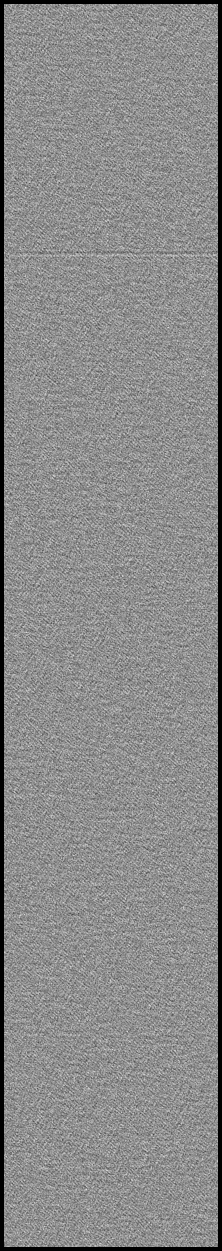
#> input picture experiment0/outputs/noisy-sunset-sn=0.5--2017-04-17--22-59-30.png, 444 x 2502 px (shown at 1/2 size)
$ jupyter execute --allow-errors analyze-noisy-sunset.ipynb   (shell and % lines are left out)
#> lines starting #> are read from the running program, lines starting #| are printed output that depends on the picture
### utilities/pymei.py
from __future__ import division
import numpy as np
from ctypes import Structure, BigEndianStructure
from ctypes import c_int32, c_uint32, c_int16, c_float, c_uint16, c_char, c_double
from codecs import decode


class SEGYTraceHeader (BigEndianStructure):
    _fields_ = [('tracl', c_int32),
                ('tracr', c_int32),
                ('fldr', c_int32),
                ('tracf', c_int32),
                ('ep', c_int32),
                ('cdp', c_int32),
                ('cdpt', c_int32),
                ('trid', c_int16),
                ('nvs', c_int16),
                ('nhs', c_int16),
                ('duse', c_int16),
                ('offset', c_int32),
                ('gelev', c_int32),
                ('selev', c_int32),
                ('sdepth', c_int32),
                ('gdel', c_int32),
                ('sdel', c_int32),
                ('swdep', c_int32),
                ('gwdep', c_int32),
                ('scalel', c_int16),
                ('scalco', c_int16),
                ('sx', c_int32),
                ('sy', c_int32),
                ('gx', c_int32),
                ('gy', c_int32),
                ('counit', c_int16),
                ('wevel', c_int16),
                ('swevel', c_int16),
                ('sut', c_int16),
                ('gut', c_int16),
                ('sstat', c_int16),
                ('gstat', c_int16),
                ('tstat', c_int16),
                ('laga', c_int16),
                ('lagb', c_int16),
                ('delrt', c_int16),
                ('muts', c_int16),
                ('mute', c_int16),
                ('ns', c_uint16),
                ('dt', c_uint16),
                ('gain', c_int16),
                ('igc', c_int16),
                ('igi', c_int16),
                ('corr', c_int16),
                ('sfs', c_int16),
                ('sfe', c_int16),
                ('slen', c_int16),
                ('styp', c_int16),
                ('stas', c_int16),
                ('stae', c_int16),
                ('tatyp', c_int16),
                ('afilf', c_int16),
                ('afils', c_int16),
                ('nofilf', c_int16),
                ('nofils', c_int16),
                ('lcf', c_int16),
                ('hcf', c_int16),
                ('lcs', c_int16),
                ('hcs', c_int16),
                ('year', c_int16),
                ('day', c_int16),
                ('hour', c_int16),
                ('minute', c_int16),
                ('sec', c_int16),
                ('timebas', c_int16),
                ('trwf', c_int16),
                ('grnors', c_int16),
                ('grnofr', c_int16),
                ('grnlof', c_int16),
                ('gaps', c_int16),
                ('otrav', c_int16),
                ('cdpx', c_int32),
                ('cdpy', c_int32),
                ('iline', c_int32),
                ('xline', c_int32),
                ('unass', c_char*44)]


class SEGYLGATraceHeader (BigEndianStructure):
    _fields_ = [('tracl',    c_int32),
                ('tracr',    c_int32),
                ('fldr',     c_int32),
                ('tracf',    c_int32),
                ('ep',       c_int32),
                ('cdp',      c_int32),
                ('cdpt',     c_int32),
                ('trid',     c_int16),
                ('nvs',      c_int16),
                ('nhs',      c_int16),
                ('duse',     c_int16),
                ('offset',   c_int32),
                ('gelev',    c_int32),
                ('selev',    c_int32),
                ('sdepth',   c_int32),
                ('gdel',     c_int32),
                ('sdel',     c_int32),
                ('prfAFont', c_int32),
                ('profRecp', c_int32),
                ('scalel',   c_int16),
                ('scalco',   c_int16),
                ('sx',       c_int32),
                ('sy',       c_int32),
                ('gx',       c_int32),
                ('gy',       c_int32),
                ('uniCoor',  c_int16),
                ('velWth',   c_int16),
                ('velSWth',  c_int16),
                ('upholeF',  c_int16),
                ('upholeR',  c_int16),
                ('cEstatF',  c_int16),
                ('cEstatR',  c_int16),
                ('estatApl', c_int16),
                ('timeBkA',  c_int16),
                ('timeBkB',  c_int16),
                ('tmpPrAmt', c_int16),
                ('tmpInMut', c_int16),
                ('tmpFiMut', c_int16),
                ('ns',       c_int16),
                ('dt',       c_int16),
                ('tipoGan',  c_int16),
                ('ganCnstI', c_int16),
                ('ganInicI', c_int16),
                ('fltrcorr', c_int16),
                ('fIniSw',   c_int16),
                ('fFinSw',   c_int16),
                ('compSw',   c_int16),
                ('tipoSw',   c_int16),
                ('tmpIniSw', c_int16),
                ('tmpFinSw', c_int16),
                ('tipoRamp', c_int16),
                ('freqFlt',  c_int16),
                ('slopFlt',  c_int16),
                ('frqfltn',  c_int16),
                ('frqSlpN',  c_int16),
                ('frqBaixa', c_int16),
                ('frqAlta',  c_int16),
                ('slpCBaix', c_int16),
                ('slpCAlta', c_int16),
                ('ano',      c_int16),
                ('dia',      c_int16),
                ('hora',     c_int16),
                ('minuto',   c_int16),
                ('segundos', c_int16),
                ('tipData',  c_int16),
                ('fatTrc',   c_int16),
                ('nEstPos1', c_int16),
                ('nEstTrcI', c_int16),
                ('nEstTrcF', c_int16),
                ('gapSize',  c_int16),
                ('dirLine',  c_int16),
                ('cdpx',     c_float),
                ('cdpy',     c_float),
                ('elevCmp',  c_int32),
                ('iline',    c_int32),
                ('xline',    c_int32),
                ('pick',     c_int32),
                ('estRecp',  c_int32),
                ('estFont',  c_int32),
                ('lineRecp', c_int32),
                ('lineFont', c_int32),
                ('cdfDatum', c_int32),
                ('nrTiroF',  c_float),
                ('byte229',  c_float),
                ('byte233',  c_int32),
                ('byte237',  c_float)]


class SEGYBRTraceHeader (BigEndianStructure):
    _fields_ = [('tracl',    c_int32),
                ('tracr',    c_int32),
                ('fldr',     c_int32),
                ('tracf',    c_int32),
                ('ep',       c_int32),
                ('cdp',      c_int32),
                ('cdpt',     c_int32),
                ('trid',     c_int16),
                ('nvs',      c_int16),
                ('nhs',      c_int16),
                ('duse',     c_int16),
                ('offset',   c_int32),
                ('gelev',    c_int32),
                ('selev',    c_int32),
                ('sdepth',   c_int32),
                ('gdel',     c_int32),
                ('sdel',     c_int32),
                ('prfAFont', c_int32),
                ('profRecp', c_int32),
                ('scalel',   c_int16),
                ('scalco',   c_int16),
                ('sx',       c_int32),
                ('sy',       c_int32),
                ('gx',       c_int32),
                ('gy',       c_int32),
                ('uniCoor',  c_int16),
                ('velWth',   c_int16),
                ('velSWth',  c_int16),
                ('upholeF',  c_int16),
                ('upholeR',  c_int16),
                ('cEstatF',  c_int16),
                ('cEstatR',  c_int16),
                ('estatApl', c_int16),
                ('timeBkA',  c_int16),
                ('timeBkB',  c_int16),
                ('tmpPrAmt', c_int16),
                ('tmpInMut', c_int16),
                ('tmpFiMut', c_int16),
                ('ns',       c_int16),
                ('dt',       c_int16),
                ('tipoGan',  c_int16),
                ('ganCnstI', c_int16),
                ('ganInicI', c_int16),
                ('fltrcorr', c_int16),
                ('fIniSw',   c_int16),
                ('fFinSw',   c_int16),
                ('compSw',   c_int16),
                ('tipoSw',   c_int16),
                ('tmpIniSw', c_int16),
                ('tmpFinSw', c_int16),
                ('tipoRamp', c_int16),
                ('freqFlt',  c_int16),
                ('slopFlt',  c_int16),
                ('frqfltn',  c_int16),
                ('frqSlpN',  c_int16),
                ('frqBaixa', c_int16),
                ('frqAlta',  c_int16),
                ('slpCBaix', c_int16),
                ('slpCAlta', c_int16),
                ('ano',      c_int16),
                ('dia',      c_int16),
                ('hora',     c_int16),
                ('minuto',   c_int16),
                ('segundos', c_int16),
                ('tipData',  c_int16),
                ('fatTrc',   c_int16),
                ('nEstPos1', c_int16),
                ('nEstTrcI', c_int16),
                ('nEstTrcF', c_int16),
                ('gapSize',  c_int16),
                ('dirLine',  c_int16),
                ('cdpx',     c_int32),
                ('cdpy',     c_int32),
                ('elevCmp',  c_int32),
                ('iline',    c_int32),
                ('xline',    c_int32),
                ('pick',     c_int32),
                ('estRecp',  c_int32),
                ('estFont',  c_int32),
                ('lineRecp', c_int32),
                ('lineFont', c_int32),
                ('cdfDatum', c_int32),
                ('nrTiroF',  c_float),
                ('byte229',  c_float),
                ('byte233',  c_int32),
                ('byte237',  c_float)]


class SEGYBinaryHeader (BigEndianStructure):
    _fields_ = [('jobid', c_int32),
                ('lino', c_int32),
                ('reno', c_int32),
                ('ntrpt', c_int16),
                ('nart', c_int16),
                ('hdt', c_uint16),
                ('dto', c_uint16),
                ('hns', c_uint16),
                ('nso', c_uint16),
                ('format', c_int16),
                ('fold', c_int16),
                ('tsort', c_int16),
                ('vscode', c_int16),
                ('hsfs', c_int16),
                ('hsfe', c_int16),
                ('hslen', c_int16),
                ('hstyp', c_int16),
                ('schn', c_int16),
                ('hstas', c_int16),
                ('hstae', c_int16),
                ('htatyp', c_int16),
                ('hcorr', c_int16),
                ('bgrcv', c_int16),
                ('rcvm', c_int16),
                ('mfeet', c_int16),
                ('polyt', c_int16),
                ('vpol', c_int16),
                ('unass', c_char*340)]


class SUTraceHeader(Structure):
    _fields_ = [('tracl', c_int32),
                ('tracr', c_int32),
                ('fldr', c_int32),
                ('tracf', c_int32),
                ('ep', c_int32),
                ('cdp', c_int32),
                ('cdpt', c_int32),
                ('trid', c_int16),
                ('nvs', c_int16),
                ('nhs', c_int16),
                ('duse', c_int16),
                ('offset', c_int32),
                ('gelev', c_int32),
                ('selev', c_int32),
                ('sdepth', c_int32),
                ('gdel', c_int32),
                ('sdel', c_int32),
                ('swdep', c_int32),
                ('gwdep', c_int32),
                ('scalel', c_int16),
                ('scalco', c_int16),
                ('sx', c_int32),
                ('sy', c_int32),
                ('gx', c_int32),
                ('gy', c_int32),
                ('counit', c_int16),
                ('wevel', c_int16),
                ('swevel', c_int16),
                ('sut', c_int16),
                ('gut', c_int16),
                ('sstat', c_int16),
                ('gstat', c_int16),
                ('tstat', c_int16),
                ('laga', c_int16),
                ('lagb', c_int16),
                ('delrt', c_int16),
                ('muts', c_int16),
                ('mute', c_int16),
                ('ns', c_uint16),
                ('dt', c_uint16),
                ('gain', c_int16),
                ('igc', c_int16),
                ('igi', c_int16),
                ('corr', c_int16),
                ('sfs', c_int16),
                ('sfe', c_int16),
                ('slen', c_int16),
                ('styp', c_int16),
                ('stas', c_int16),
                ('stae', c_int16),
                ('tatyp', c_int16),
                ('afilf', c_int16),
                ('afils', c_int16),
                ('nofilf', c_int16),
                ('nofils', c_int16),
                ('lcf', c_int16),
                ('hcf', c_int16),
                ('lcs', c_int16),
                ('hcs', c_int16),
                ('year', c_int16),
                ('day', c_int16),
                ('hour', c_int16),
                ('minute', c_int16),
                ('sec', c_int16),
                ('timbas', c_int16),
                ('trwf', c_int16),
                ('grnors', c_int16),
                ('grnofr', c_int16),
                ('grnlof', c_int16),
                ('gaps', c_int16),
                ('otrav', c_int16),
                ('d1', c_float),
                ('f1', c_float),
                ('d2', c_float),
                ('f2', c_float),
                ('ungpow', c_float),
                ('unscale', c_float),
                ('ntr', c_int32),
                ('mark', c_int16),
                ('shortpad', c_int16),
                ('unass', c_int16 * 14)]


class SeimicData(object):
    def __init__(self, stream):
        if type(stream) == str:
            self.stream = open(stream, 'rb')
        else:
            self.stream = stream

    def __iter__(self):
        return self

    # [13 lines left out: functions __next__, next, not called in this run]


class SU(SeimicData):
    def __init__(self, stream):
        super(SU, self).__init__(stream)
        self.fof = 0

    def info(self):
        return ""

    def rewind(self):
        self.fof = 0
        self.stream.seek(self.fof)

    # [12 lines left out: function readTrace, not called in this run]


class SEGY(SeimicData):
    def __init__(self, stream, hdr=SEGYTraceHeader):
        super(SEGY, self).__init__(stream)
        s = decode(self.stream.read(3200), 'cp500')
        v = [s[i:i+80] for i in range(0, len(s), 80)]
        self.textual_header = "\n".join(v)
        self.binary_header = SEGYBinaryHeader()
        self.stream.readinto(self.binary_header)
        self.fof = 3200 + 400
        self.hdr = hdr

    def info(self):
        return self.textual_header

    def rewind(self):
        self.fof = 3200 + 400
        self.stream.seek(self.fof)

    # [51 lines left out: functions readTrace, readTraceIEEEFloat, readTraceIBMFloat, not called in this run]


def load(path):
    if path.endswith("su"):
        return SU(path)
    else:
        return SEGY(path)


class Trace(object):
    # [10 lines left out: function __init__, not called in this run]

    @property
    def gx(self):
        return self.header.gx * self.mult

    @property
    def gy(self):
        return self.header.gy * self.mult

    @property
    def sx(self):
        return self.header.sx * self.mult

    @property
    def sy(self):
        return self.header.sy * self.mult

    @property
    def mx(self):
        return (self.header.gx + self.header.sx) * 0.5 * self.mult

    @property
    def my(self):
        return (self.header.gy + self.header.sy) * 0.5 * self.mult

    @property
    def hx(self):
        return (self.header.gx - self.header.sx) * 0.5 * self.mult

    @property
    def hy(self):
        return (self.header.gy - self.header.sy) * 0.5 * self.mult

    @property
    def cdp(self):
        return self.header.cdp

    @property
    def ns(self):
        return self.header.ns

    @property
    def dt(self):
        return float(self.header.dt) / 1000000

### utilities/proj_utilities.py
import subprocess
import json
import re
import sys

import pymei as pm
import numpy as np
import matplotlib.pyplot as plt

"""

"""

"""shell utils"""

# [90 lines left out: functions run_command, print_command_info, strip_path_from_filenames, not called in this run]


"""some image processing utilities"""

# [21 lines left out: function convert_gray_image_to_uint8, not called in this run]


"""seismic image utils"""


def load_seismic_image(filename):
    """Read traces from an SU or SEGY file into a list of trace objects and a numpy array.

    Parameters
    ----------
    filename : str
        name of SU/SEGY file to load

    Returns
    -------
    (traces, data_img) : tuple
        traces : list
            list of pymei Trace objects corresponding to each seismic trace in the file (header and payload)
        data_img : ndarray
            numpy ndarray of shape (ns, len(traces)) containing the data in the file
            indexed by (time, trace_index). trace_index is given by the order obtained from the file.
            The data is disposed in column major (fortran contiguous) order.

    Notes
    -----
    pymei.load returns a SEGY/SU object containing data from the SEGY/SU file.
    SEGY, for example, has a textual header (3200 byte EBCDIC), a binary header (400 byte),
    and a header+payload for each seismic trace (header is 240 bytes, payload is 4*ns bytes)
    (there are ns samples in a trace, each one being a float (possibly an 'IBM float'))

    See Also
    --------
    pymei.load

    """

    traces = [trace for trace in pm.load(filename)]
    data_img = np.array([trace.data for trace in traces]).T

    return traces, data_img


# [131 lines left out: functions load_seismic_picks_CDP_format, load_seismic_picks_json_format, print_trace_headers, print_trace_info, not called in this run]


"""NVIDIA DIGITS"""

class NVDigits_API():
    """
    Interface, via a RESTful API, to NVIDIA Digits:
    NVIDIA's software for demonstrating deep learning computations on a GPU (by way of BVLC Caffe).

    Place requests regarding models and datasets; receive a JSON encoded response.
    Methods return a command_info dictionary
    ('commandline', 'returncode', 'stdout', and 'stderr' of placed commands).

    State: host and port where NVIDIA Digits should be running
           cookie file for authentication with the server (necessary for certain operations)

    See Also
    --------
    https://github.com/NVIDIA/DIGITS/blob/be2bc827cab5a7bc3f9c2e5baa9d8cd48fd414eb/docs/API.md
    (for some examples of the digits API ('docs' folder, master branch of the github repository)

    TO DO: error checking, iterating over datasets/models, displaying model statistics, etc.

    """

    # [21 lines left out: functions __init__, bake_cookie, not called in this run]

    def set_cookie_file(self, cookie_file):
        self.cookie_file = cookie_file

    # [128 lines left out: functions create_dataset, create_model, classify_many, wait_until_dataset_is_ready, wait_until_model_is_ready, get_dataset_id_by_name and 5 more, not called in this run]


"""unit tests"""

# [3 lines that do not run on import are left out]

### experiment0/code/analyze-noisy-sunset.ipynb
## Let's have a look at the results of classified noisy images

[cell 1]
import numpy as np
import pymei as pm
import matplotlib.pyplot as plt

[cell 2]
import proj_utilities as proj

[cell 3]
import imp
#> (the rest of this cell did not finish here and is left out)

[cell 4]
# makes sure a new window pops up

Images were classified with the following command:

#> (a cell that did not finish here is left out)

#> (a cell that did not finish here is left out)

The experiment with the noisy images was done with a window size of 17x17

## Let's compare the original image and the noisy image side by side

#> (a cell that did not finish here is left out)

#> (a cell that did not finish here is left out)

[cell 9]
# we don't need no, alpha channel
prob_map_sn_onehalf = plt.imread('../outputs/noisy-sunset-sn=0.5--2017-04-17--22-59-30.png')[:,:,:-1]
#> prob_map_sn_onehalf: shape (2502, 444, 3) float32; min 0, max 1, mean 0.54
prob_map_sn_1 = plt.imread('../outputs/noisy-sunset-sn=1--2017-04-17--23-00-15.png')[:,:,:-1]
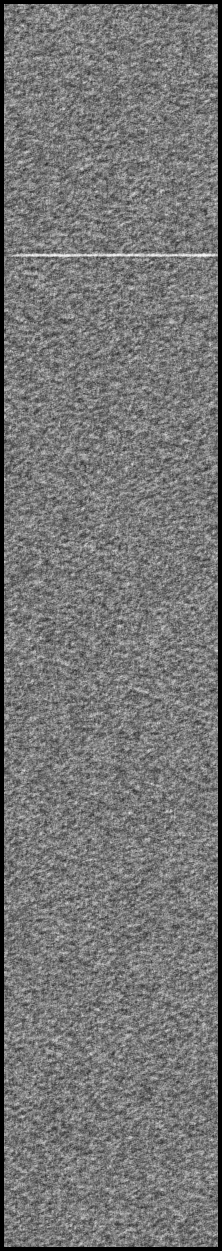
#> input picture experiment0/outputs/noisy-sunset-sn=1--2017-04-17--23-00-15.png, 444 x 2502 px (shown at 1/2 size)
#> prob_map_sn_1: shape (2502, 444, 3) float32; min 0, max 1, mean 0.458
prob_map_sn_2 = plt.imread('../outputs/noisy-sunset-sn=2--2017-04-17--23-00-26.png')[:,:,:-1]
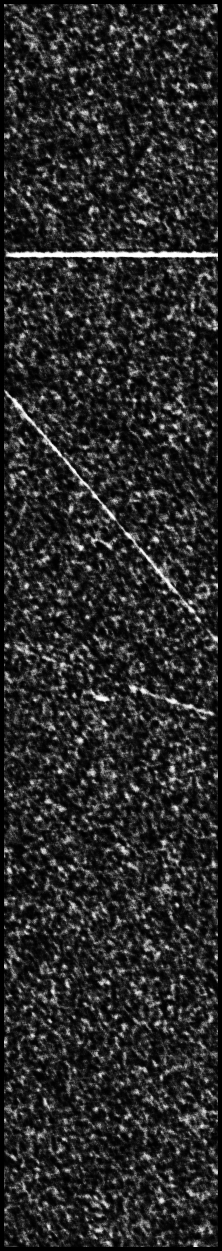
#> input picture experiment0/outputs/noisy-sunset-sn=2--2017-04-17--23-00-26.png, 444 x 2502 px (shown at 1/2 size)
#> prob_map_sn_2: shape (2502, 444, 3) float32; min 0, max 1, mean 0.162
prob_map_sn_4 = plt.imread('../outputs/noisy-sunset-sn=4--2017-04-17--23-00-36.png')[:,:,:-1]
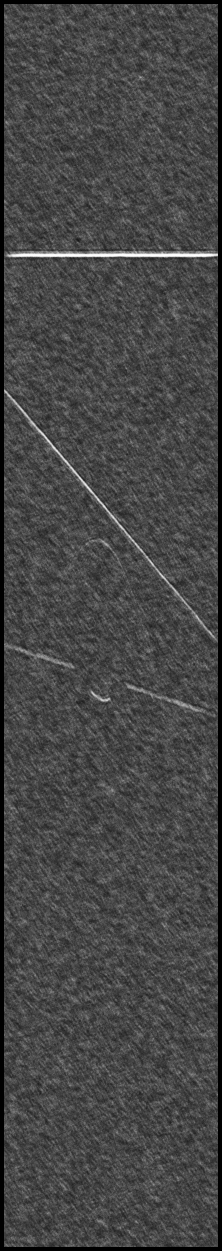
#> input picture experiment0/outputs/noisy-sunset-sn=4--2017-04-17--23-00-36.png, 444 x 2502 px (shown at 1/2 size)
#> prob_map_sn_4: shape (2502, 444, 3) float32; min 0, max 1, mean 0.274
prob_map_sn_8 = plt.imread('../outputs/noisy-sunset-sn=8--2017-04-17--23-00-57.png')[:,:,:-1]
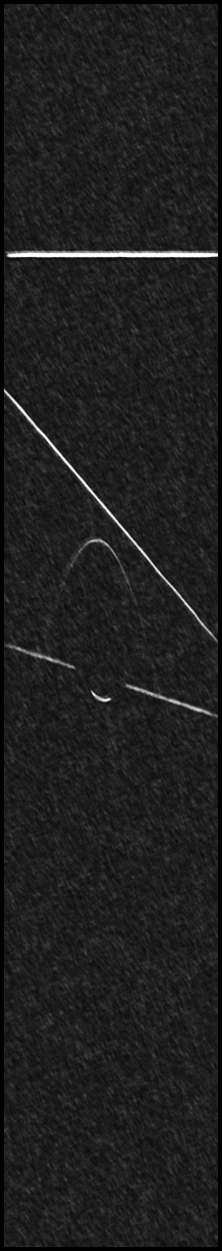
#> input picture experiment0/outputs/noisy-sunset-sn=8--2017-04-17--23-00-57.png, 444 x 2502 px (shown at 1/2 size)
#> prob_map_sn_8: shape (2502, 444, 3) float32; min 0, max 1, mean 0.122
prob_map_sn_16 = plt.imread('../outputs/noisy-sunset-sn=16--2017-04-17--23-01-09.png')[:,:,:-1]
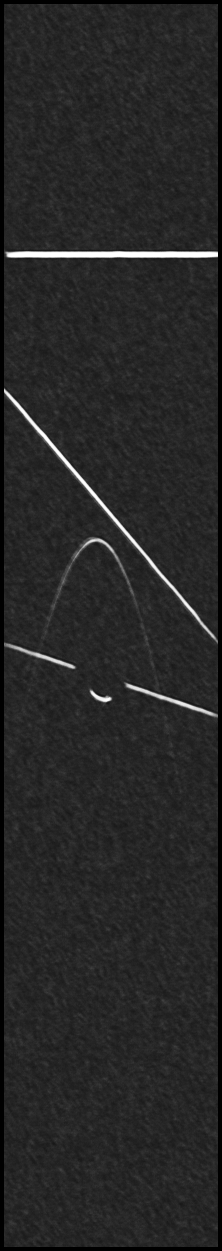
#> input picture experiment0/outputs/noisy-sunset-sn=16--2017-04-17--23-01-09.png, 444 x 2502 px (shown at 1/2 size)
#> prob_map_sn_16: shape (2502, 444, 3) float32; min 0, max 1, mean 0.152
